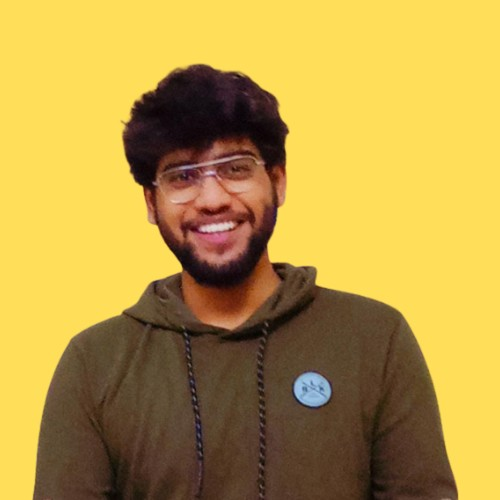
#> input picture data/test1.jpg, 500 x 500 px; its folder holds only this picture in this run
$ python main.py
#> lines starting #> are read from the running program, lines starting #| are printed output that depends on the picture; after the words box and inside, x2 and y2 are one past the last pixel; in counts of white or black regions, pixels touching at a corner belong together
import os

import cv2

import matplotlib.pyplot as plt

data_dir = './data'
models_dir = './models'

face_detactor = cv2.CascadeClassifier(os.path.join(
models_dir, 'haarcascade_frontalface_default.xml'))
eyes_detector = cv2.CascadeClassifier(os.path.join(models_dir, 'haarcascade_eye_tree_eyeglasses.xml'))

for img_path in os.listdir(data_dir):
    img = cv2.imread(os.path.join(data_dir, img_path))
#> img is the input picture: shape (500, 500, 3); mean B, G, R 69.7, 152.8, 183.5
    img_gray = cv2.cvtColor(img, cv2.COLOR_BGR2GRAY)
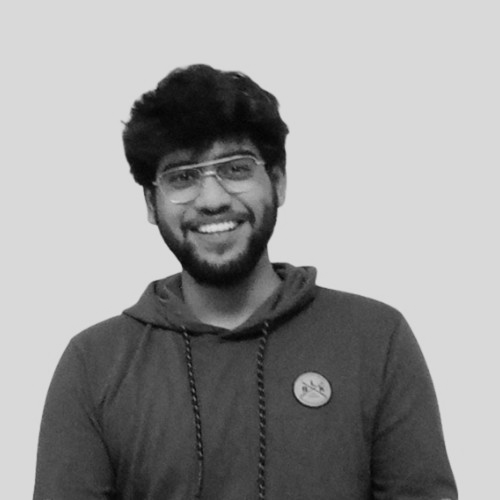
#> img_gray: shape (500, 500); min 4, max 224, mean 152.7

    faces = face_detactor.detectMultiScale(
        img_gray, minNeighbors=20)
#> faces = [[140, 117, 146, 146]]

    plt.figure()

    for face in faces:
        x1, y1, w, h = face

        # img = cv2.rectangle(img, (x1, y1), (x1+w, y1+h), (0, 255, 0), 2)

        factor = 2
        face_ = img_gray[y1:y1 + h, x1:x1 + w]
        eyes = eyes_detector.detectMultiScale(cv2.resize(face_, (int(w * factor), int(h * factor))))
        for eye in eyes:
            eye = [int(e / factor) for e in eye]
            x2, y2, w2, h2 = eye

            img = cv2.rectangle(img, (x1+x2, y1+y2), (x1+x2+w2, y1+y2+h2), (0, 255, 0), 1)
#> this loop made 1 pass
#> (x1, y1, w, h, factor, eyes) on pass 1: (140, 117, 146, 146, 2, [[161, 74, 61, 61], [55, 89, 64, 64]])
#> pass 1, `face_ = img_gray[y1:y1 + h, x1:x1 + w]`:
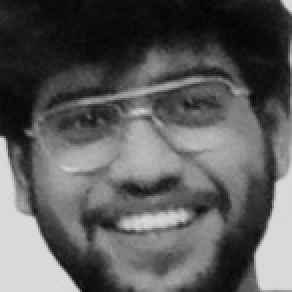
#> face_: shape (146, 146) (shown 2 times larger); min 4, max 224, mean 91
#> after the loop:
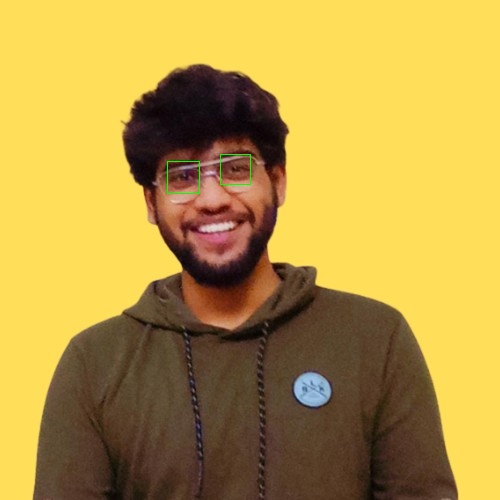
#> img: shape (500, 500, 3); 0.1% of pixels changed, all inside (x1, y1, x2, y2) = (167, 154, 251, 194)
#> after the loop, eye = [27, 44, 32, 32]

    img_rgb = cv2.cvtColor(img, cv2.COLOR_BGR2RGB)

    plt.imshow(img_rgb)

plt.show()

$ run again, on data/test2.jpg
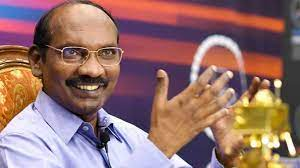
#> input picture data/test2.jpg, 300 x 168 px
#> img is the input picture: shape (168, 300, 3); mean B, G, R 109.2, 113.2, 150.4
#> faces = [[45, 19, 88, 88]]
#> the loop `for face in faces:` made 1 pass
#> (x1, y1, w, h, factor, eyes) on pass 1: (45, 19, 88, 88, 2, [[104, 47, 42, 42], [45, 45, 52, 52]])
#> pass 1, `face_ = img_gray[y1:y1 + h, x1:x1 + w]`:
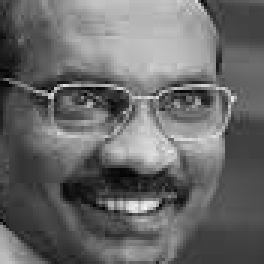
#> face_: shape (88, 88) (shown 3 times larger); min 3, max 245, mean 105.2
#> after the loop `for face in faces:`:
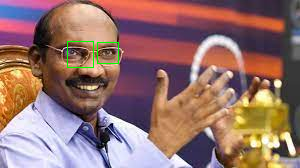
#> img: shape (168, 300, 3); 0.37% of pixels changed, all inside (x1, y1, x2, y2) = (67, 41, 119, 68)
#> after the loop `for face in faces:`: eye = [22, 22, 26, 26]
